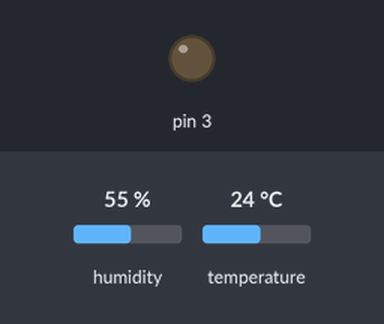
Simulated run of this sketch. Board: Arduino Uno, built with avr-gcc and run on an emulated ATmega328P. On the bench: output pins drawn as LEDs (lit = HIGH). The inputs (shaded band) are chosen by the test bench; at power-on: humidity 55 %, temperature 24 °C. Random numbers use the default seed unless the sketch sets one; no radio packets arrive unless stated; what the sketch prints to the serial monitor is not drawn.

Above: at 0.2 s.
Timing chart, 0 to 1.7 s (numbered marks = the images above):
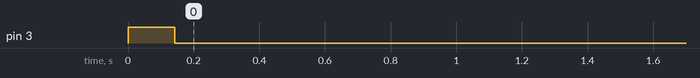

The sketch:

sensornode_rf24.ino
```cpp
#include <EEPROM.h>

// RF24 library to use nRF24L01+
// https://github.com/maniacbug/RF24
#include <SPI.h>
#include "nRF24L01.h"
#include <RF24.h>
#include "printf.h"

// Adafruit DTHx sensor libary
// https://github.com/adafruit/DHT-sensor-library
#include "DHT.h"

#define DHTTYPE DHT22   // DHT version
#define DHTPIN 2        // DHT datapin
#define endl "\n"

// enabling << operator for printing to a Stream
// http://playground.arduino.cc/Main/StreamingOutput
template<class T> inline Print &operator <<(Print &obj, T arg) { obj.print(arg); return obj; }

// init sensor
DHT dht(DHTPIN, DHTTYPE);

// ce,csn pins
RF24 radio(9,10);

int sensor_id;
int16_t packet[5]; // platform independent type to make sure both parties agree
int PACKET_SIZE = sizeof packet;
int packet_count = 0;

void setup(void)
{
  randomSeed(analogRead(0));

  Serial.begin(9600);
  Serial << "\n" << "SensorNodeRF24" << endl << "--------------" << endl;

  // read sensor id from eeprom address 0x00;
  sensor_id = EEPROM.read(0x00);
  Serial << "sensor_id from EEPROM = " << formatHex(sensor_id) << "\n\n";

  pinMode(3, OUTPUT);
  digitalWrite(3, HIGH);

  Serial << "starting RF24 module" << "\n";
  printf_begin();
  radio.begin();
  radio.setDataRate(RF24_250KBPS);
  radio.setPALevel(RF24_PA_MAX);
  radio.setRetries(15,15);
  radio.setChannel(0x4c);
  radio.setAutoAck(true);

  // open pipe for writing
  radio.openWritingPipe(0xF0F0F0F0E1LL);
  radio.powerUp();
  radio.printDetails();

  Serial << "\n" << "Startup took " << millis() << "ms" << endl;
  Serial << "Now entering main loop.." << endl << endl;
}

void loop(void)
{
   measure();

   int d = random(10000, 20000);
   Serial << "waiting " << d << "ms\n\n";
   delay(d); // randomize delay to ensure we don't get stuck in an enless streak of collisions
}

void measure() {
  Serial << "measuring temperature: ";
  int temp = round(dht.readTemperature()*100.0);
  Serial << temp << "C" << endl;

  Serial << "measuring humidity: ";
  int hum = round(dht.readHumidity()*100.0);
  Serial << hum << "%" << endl;

  sendPacket(temp, hum);
}

void sendPacket(int temp, int hum) {
  Serial << "sending packet" << endl;
  packet[0] = (int16_t) sensor_id;
  packet[1] = (int16_t) packet_count;
  packet[2] = 0; // TODO uptime
  packet[3] = (int16_t) temp;
  packet[4] = (int16_t) hum;

  digitalWrite(3, HIGH);
  radio.write(&packet, PACKET_SIZE);
  digitalWrite(3, LOW);

  packet_count++;
}

String formatHex(char x) {
  String s = "0x";

  if (x < 16)
    s += "0";

  s += String(x, HEX);
  return s;
}
```

printf.h
```cpp
// (licence header left out)
/**
 * @file printf.h
 *
 * Setup necessary to direct stdout to the Arduino Serial library, which
 * enables 'printf'
 */

#ifndef __PRINTF_H__
#define __PRINTF_H__

#ifdef ARDUINO

int serial_putc( char c, FILE * )
{
  Serial.write( c );

  return c;
}

void printf_begin(void)
{
  fdevopen( &serial_putc, 0 );
}

#else
#error This example is only for use on Arduino.
#endif // ARDUINO

#endif // __PRINTF_H__
```

Measured:
- by itself, pin 3: HIGH → LOW at 0.14 s
